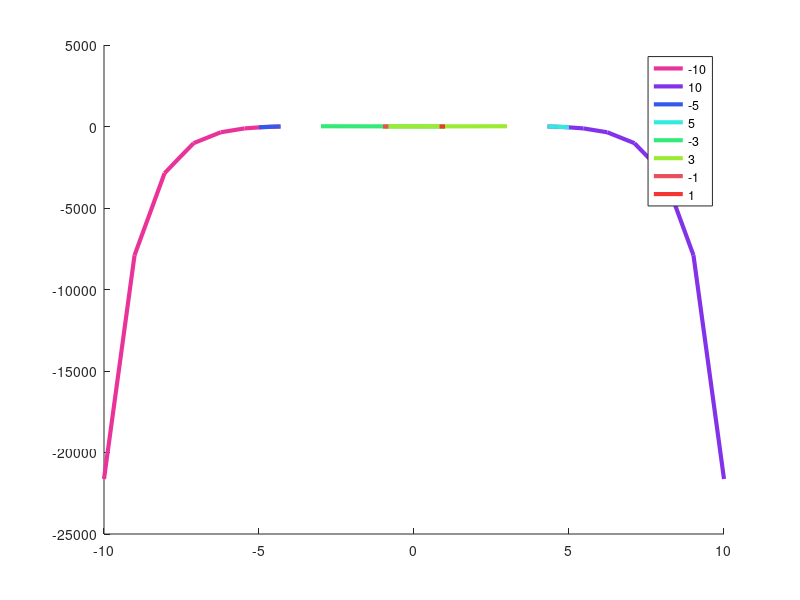

MATLAB code for this plot:
function p4

clear all;
close all;
hold on;

% This is the function we want to find 0's for.
f = @(t) (4 * t.^2) - e.^t - e.^(-t);
df = @(t) (8 * t) - e.^t + e.^(-t);
% Iterate via Newton's method until we are within 'err' of 0.
ERR = 10^-(5);
% List of starting points to use with Newton's method.
% Change the order so they show up better when I plot the results.
_y0 = [-10, 10, -5, 5, -3, 3, -1, 1];
% Here's some colors for plotting to help make things clear
COL = [
	[243 54 51] ./ 255,
	[234 78 92] ./ 255,
	[155 234 51] ./ 255,
	[51 234 118] ./ 255,
	[51 234 222] ./ 255,
	[51 88 234] ./ 255,
	[130 51 234] ./ 255,
	[234 51 152] ./ 255
]

% Loop through each starting point to run Newton's method.
for y0 = _y0

	% Steps will contain a list of each point in the iteration.
	% We can plot this, as well as examine it's size to see
	% how well each initial point is performing.
	steps = [y0];
	
	% loop while we still have too much error
	% infinite loop if we don't converge... but we do
	% for these y, so it's cool
	while abs(f(steps(end))) > ERR
		tmp = steps(end);
		nxt = tmp - f(tmp)/df(tmp);
		steps = [steps nxt];
	end

	y0
	steps
	plot(steps, f(steps), 'LineWidth', 3, 'Color', COL(end, :), 'DisplayName', int2str(y0));
	COL = COL(1:end-1, :);

end

legend('show');

end
